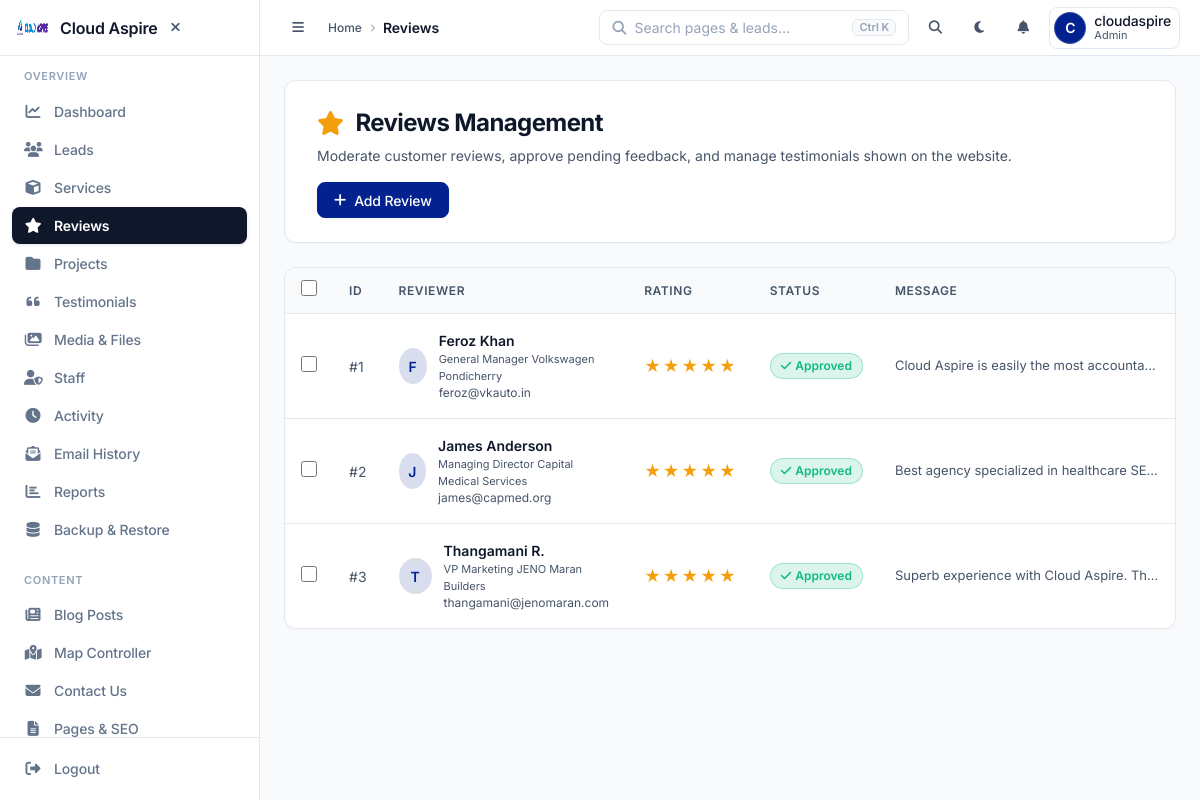
Page /admin/reviews.php (signed in) on the committed database.
### tables this page shows
CREATE TABLE IF NOT EXISTS `reviews` (
  `id` int(11) NOT NULL AUTO_INCREMENT,
  `name` varchar(150) NOT NULL,
  `email` varchar(150) DEFAULT NULL,
  `star_rating` tinyint(4) NOT NULL DEFAULT 5,
  `message` text DEFAULT NULL,
  `review_text` text DEFAULT NULL,
  `company` varchar(150) DEFAULT NULL,
  `designation` varchar(150) DEFAULT NULL,
  `status` enum('pending','approved','rejected') DEFAULT 'approved',
  `created_at` timestamp NULL DEFAULT current_timestamp(),
  `updated_at` timestamp NULL DEFAULT current_timestamp() ON UPDATE current_timestamp(),
  PRIMARY KEY (`id`),
  KEY `idx_reviews_status` (`status`)
);

### admin/reviews.php (called while the page is built, shortened)
<?php
require_once __DIR__ . '/../app/security_notifier.php';
$reviews = $conn->query("SELECT * FROM reviews ORDER BY created_at DESC")->fetchAll(PDO::FETCH_ASSOC);
require_once __DIR__ . '/../app/Views/admin/reviews.php';

### app/Views/admin/reviews.php (the view, shortened to what this page needs)
<?php
require_once __DIR__ . '/../../../admin/includes/header.php';
?>
<div class="saas-page-header">
    <div>
        <h1 class="page-title"><i class="fas fa-star" style="color: #f59e0b;"></i> Reviews Management</h1>
        <p class="page-subtitle">Moderate customer reviews, approve pending feedback, and manage testimonials shown on the website.</p>
    </div>
    <div class="header-actions">
        <button class="btn btn-primary" onclick="openModal()"><i class="fas fa-plus"></i> Add Review</button>
    </div>
</div>
<div class="content-card">
    <div class="table-responsive">
        <table>
            <thead>
                <tr>
                    <th style="width: 36px;"><input type="checkbox" class="review-checkbox" id="selectAllCb" onclick="toggleSelectAll(this)"></th>
                    <th style="width: 50px;">ID</th>
                    <th>Reviewer</th>
                    <th>Rating</th>
                    <th>Status</th>
                    <th>Message</th>
                </tr>
            </thead>
            <tbody>
                <?php foreach ($reviews as $review):
                    $rStatus = $review['status'] ?? 'approved';
                ?>
                <tr>
                    <td><input type="checkbox" class="review-checkbox row-cb" value="<?= $review['id'] ?>" onclick="updateBulkBar()"></td>
                    <td style="color: var(--text-muted);">#<?= $review['id'] ?></td>
                    <td>
                        <div style="display: flex; align-items: center; gap: 12px;">
                            <div style="width: 36px; height: 36px; border-radius: 50%; background: color-mix(in srgb, var(--primary) 15%, transparent); display: flex; align-items: center; justify-content: center; color: var(--primary); font-weight: 600; font-size: 14px;">
                                <?= strtoupper(substr($review['name'] ?? '?', 0, 1)) ?>
                            </div>
                            <div>
                                <div class="reviewer-name"><?= htmlspecialchars($review['name']) ?></div>
                                <?php if (!empty($review['company']) || !empty($review['designation'])): ?>
                                    <div style="font-size: 11px; color: var(--text-muted);"><?= htmlspecialchars(trim(($review['designation'] ?? '') . ' ' . ($review['company'] ?? ''))) ?></div>
                                <?php endif; ?>
                                <?php if (!empty($review['email'])): ?>
                                    <div style="font-size: 12px; color: var(--text-muted);"><a href="mailto:<?= htmlspecialchars($review['email']) ?>" style="color: inherit; text-decoration: none;"><?= htmlspecialchars($review['email']) ?></a></div>
                                <?php endif; ?>
                            </div>
                        </div>
                    </td>
                    <td><span class="stars"><?= str_repeat('★', $review['star_rating']) . str_repeat('☆', 5 - $review['star_rating']) ?></span></td>
                    <td>
                        <span class="status-badge status-<?= htmlspecialchars($rStatus) ?>">
                            <i class="fas fa-<?= $rStatus === 'approved' ? 'check' : ($rStatus === 'pending' ? 'clock' : 'ban') ?>"></i>
                            <?= htmlspecialchars($rStatus) ?>
                        </span>
                    </td>
                    <td class="review-msg" title="<?= htmlspecialchars($review['message']) ?>"><?= htmlspecialchars($review['message']) ?></td>
                </tr>
                <?php endforeach; ?>
            </tbody>
        </table>
    </div>
</div>
<?php require_once __DIR__ . '/../../../admin/includes/footer.php'; ?>

### app/Views/admin/reviews.php (style rules this page uses)
.stars { color: #f59e0b; font-size: 16px; letter-spacing: 2px; }
.review-msg { max-width: 300px; white-space: nowrap; overflow: hidden; text-overflow: ellipsis; color: var(--text-muted); font-size: 13px; }
.reviewer-name { font-weight: 600; color: var(--text-main); font-size: 14px; }
.status-badge { display: inline-flex; align-items: center; gap: 4px; padding: 3px 10px; border-radius: 100px; font-size: 12px; font-weight: 600; text-transform: capitalize; }
.status-approved { background: rgba(16, 185, 129, 0.15); color: #10b981; border: 1px solid rgba(16, 185, 129, 0.3); }
.review-checkbox { width: 16px; height: 16px; accent-color: var(--primary, #6366f1); cursor: pointer; }

### rows in the picture
reviews: id "1", name "F", name "Feroz Khan", designation+company "General Manager Volkswagen Pondicherry", email "feroz@vkauto.in", star_rating "★★★★★", status "Approved", message "Cloud Aspire is easily the most accounta…"
reviews: id "2", name "J", name "James Anderson", designation+company "Managing Director Capital Medical Services", email "james@capmed.org", star_rating "★★★★★", status "Approved", message "Best agency specialized in healthcare SE…"
reviews: id "3", name "T", name "Thangamani R.", designation+company "VP Marketing JENO Maran Builders", email "thangamani@jenomaran.com", star_rating "★★★★★", status "Approved", message "Superb experience with Cloud Aspire. Th…"

### other values in the picture
$site_name "Cloud Aspire"
$section_label "OVERVIEW"
$item['label'] "Dashboard"
$item['label'] "Leads"
$item['label'] "Services"
$item['label'] "Reviews"
$item['label'] "Projects"
$item['label'] "Testimonials"
$item['label'] "Media & Files"
$item['label'] "Staff"
$item['label'] "Activity"
$item['label'] "Email History"
$item['label'] "Reports"
$item['label'] "Backup & Restore"
$section_label "CONTENT"
